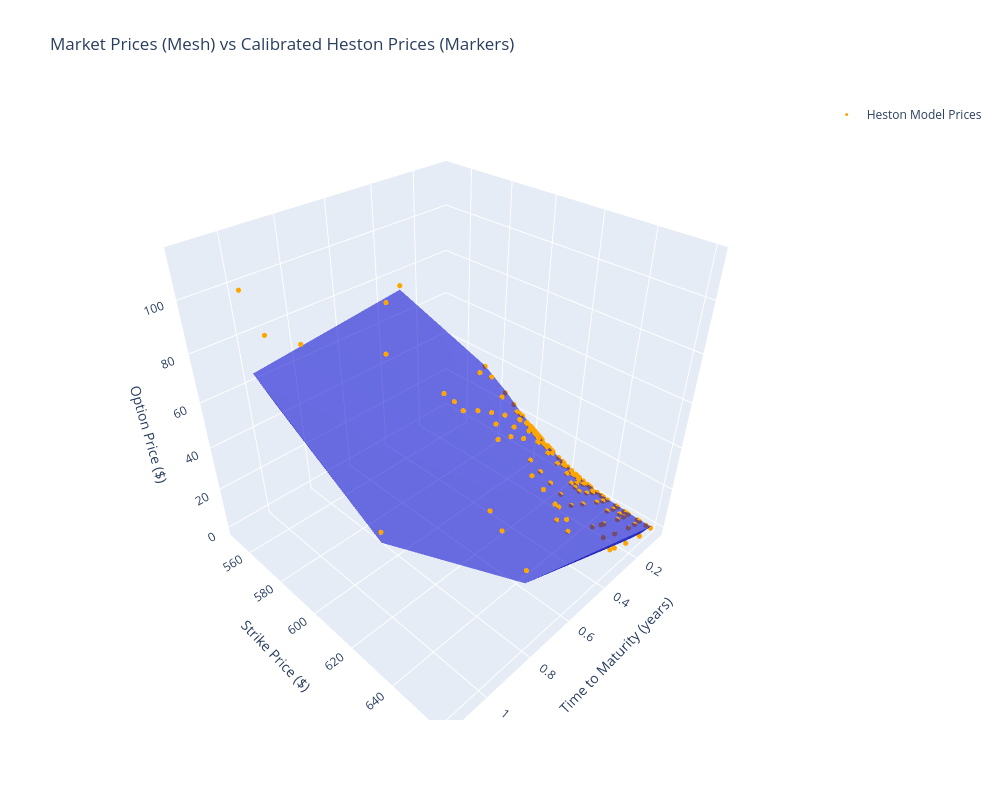

Write notebook code for a chart like this one.
### Code cell
# 3D Price Surface: Market (Mesh) vs Model (Scatter)
import plotly.graph_objects as go
from plotly.offline import init_notebook_mode

init_notebook_mode(connected=True)

print("\n" + "="*70)
print("3D PRICE SURFACE VISUALIZATION")
print("="*70)

# Create figure with market prices as mesh surface
fig = go.Figure(data=[
    go.Mesh3d(
        x=market_data['maturity'], 
        y=market_data['strike'], 
        z=market_data['price'],
        color='mediumblue',
        opacity=0.55,
        name='Market Prices'
    )
])

# Add model prices as scatter points
fig.add_scatter3d(
    x=market_data['maturity'],
    y=market_data['strike'],
    z=model_prices,
    mode='markers',
    marker=dict(size=3, color='orange'),
    name='Heston Model Prices'
)

# Update layout
fig.update_layout(
    title_text='Market Prices (Mesh) vs Calibrated Heston Prices (Markers)',
    scene=dict(
        xaxis_title='Time to Maturity (years)',
        yaxis_title='Strike Price ($)',
        zaxis_title='Option Price ($)'
    ),
    height=800,
    width=1000,
    showlegend=True
)

fig.show()

print("\n3D surface plot complete")
print("Blue mesh = Market prices")
print("Orange points = Model prices")
print("Good fit = Points lie on mesh surface")

### Figure 1 — Plotly figure (JSON) as saved in the notebook; plotly's stock layout.template omitted (floating-point values rounded to 4 significant figures; data arrays with more than 128 entries replaced by an {"elided": "..."} marker saying what was removed)
{"data": [{"color": "mediumblue", "name": "Market Prices", "opacity": 0.55, "type": "mesh3d", "x": {"elided": "138 float values"}, "y": {"elided": "138 float values"}, "z": {"elided": "138 float values"}}, {"marker": {"color": "orange", "size": 3}, "mode": "markers", "name": "Heston Model Prices", "type": "scatter3d", "x": {"elided": "138 float values"}, "y": {"elided": "138 float values"}, "z": {"elided": "138 float values"}}], "layout": {"height": 800, "scene": {"xaxis": {"title": {"text": "Time to Maturity (years)"}}, "yaxis": {"title": {"text": "Strike Price ($)"}}, "zaxis": {"title": {"text": "Option Price ($)"}}}, "showlegend": true, "title": {"text": "Market Prices (Mesh) vs Calibrated Heston Prices (Markers)"}, "width": 1000}}
